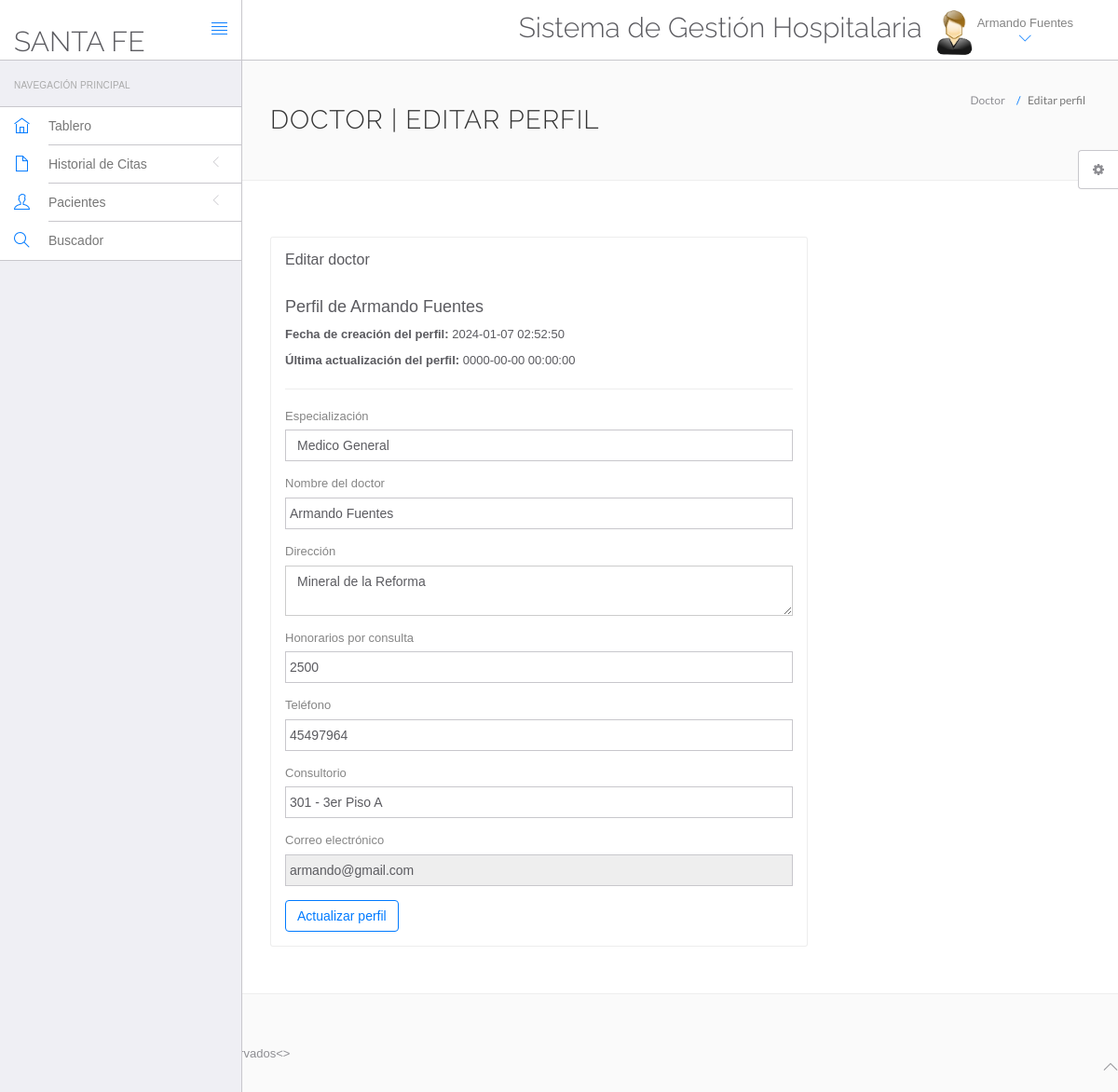
/hms/doctor/edit-profile.php (signed in), run on the app's committed database.
### tables this page shows
CREATE TABLE `doctors` (
  `id` int(11) NOT NULL AUTO_INCREMENT,
  `specilization` varchar(255) DEFAULT NULL,
  `doctorName` varchar(255) DEFAULT NULL,
  `address` longtext DEFAULT NULL,
  `docFees` varchar(255) DEFAULT NULL,
  `contactno` bigint(11) DEFAULT NULL,
  `consultorio` varchar(255) DEFAULT NULL,
  `docEmail` varchar(255) DEFAULT NULL,
  `password` varchar(255) DEFAULT NULL,
  `creationDate` timestamp NULL DEFAULT current_timestamp(),
  `updationDate` timestamp NULL DEFAULT NULL ON UPDATE current_timestamp(),
  PRIMARY KEY (`id`)
);

### hms/doctor/edit-profile.php (the view, shortened to what this page needs)
<?php
include('include/config.php');
?>
<!DOCTYPE html>
<html lang="en">
	<head>
		<link rel="stylesheet" href="vendor/bootstrap/css/bootstrap.min.css">
		<link rel="stylesheet" href="vendor/fontawesome/css/font-awesome.min.css">
		<link rel="stylesheet" href="vendor/themify-icons/themify-icons.min.css">
		<link href="vendor/animate.css/animate.min.css" rel="stylesheet" media="screen">
		<link href="vendor/perfect-scrollbar/perfect-scrollbar.min.css" rel="stylesheet" media="screen">
		<link href="vendor/switchery/switchery.min.css" rel="stylesheet" media="screen">
		<link href="vendor/bootstrap-touchspin/jquery.bootstrap-touchspin.min.css" rel="stylesheet" media="screen">
		<link href="vendor/select2/select2.min.css" rel="stylesheet" media="screen">
		<link href="vendor/bootstrap-datepicker/bootstrap-datepicker3.standalone.min.css" rel="stylesheet" media="screen">
		<link href="vendor/bootstrap-timepicker/bootstrap-timepicker.min.css" rel="stylesheet" media="screen">
		<link rel="stylesheet" href="assets/css/styles.css">
		<link rel="stylesheet" href="assets/css/plugins.css">
		<link rel="stylesheet" href="assets/css/themes/theme-1.css" id="skin_color" />
	</head>
	<body>
		<div id="app">
<?php include('include/sidebar.php');?>
			<div class="app-content">
				<?php include('include/header.php');?>
				<div class="main-content" >
					<div class="wrap-content container" id="container">
						<section id="page-title">
							<div class="row">
								<div class="col-sm-8">
									<h1 class="mainTitle">Doctor | Editar perfil</h1>
																	</div>
								<ol class="breadcrumb">
									<li>
										<span>Doctor</span>
									</li>
									<li class="active">
										<span>Editar perfil</span>
									</li>
								</ol>
							</div>
						</section>
						<div class="container-fluid container-fullw bg-white">
							<div class="row">
								<div class="col-md-12">
									<div class="row margin-top-30">
										<div class="col-lg-8 col-md-12">
											<div class="panel panel-white">
												<div class="panel-heading">
													<h5 class="panel-title">Editar doctor</h5>
												</div>
												<div class="panel-body">
									<?php $sql=mysqli_query($con,"select * from doctors where docEmail='".$_SESSION['dlogin']."'");
while($data=mysqli_fetch_array($sql))
{
?>
<h4>Perfil de <?php echo htmlentities($data['doctorName']);?></h4>
<p><b>Fecha de creación del perfil: </b><?php echo htmlentities($data['creationDate']);?></p>
<?php if($data['updationDate']){?>
<p><b>Última actualización del perfil: </b><?php echo htmlentities($data['updationDate']);?></p>
<?php } ?>
<hr />
													<form role="form" name="adddoc" method="post" onSubmit="return valid();">
														<div class="form-group">
															<label for="DoctorSpecialization">
															Especialización
															</label>
							<select name="Doctorspecialization" class="form-control" required="required">
					<option value="<?php echo htmlentities($data['specilization']);?>">
					<?php echo htmlentities($data['specilization']);?></option>
															</select>
														</div>
<div class="form-group">
															<label for="doctorname">
																 Nombre del doctor
															</label>
	<input type="text" name="docname" class="form-control" value="<?php echo htmlentities($data['doctorName']);?>" >
														</div>
<div class="form-group">
															<label for="address">
																 Dirección
															</label>
					<textarea name="clinicaddress" class="form-control"><?php echo htmlentities($data['address']);?></textarea>
														</div>
<div class="form-group">
															<label for="fess">
																 Honorarios por consulta
															</label>
		<input type="text" name="docfees" class="form-control" required="required"  value="<?php echo htmlentities($data['docFees']);?>" >
														</div>
<div class="form-group">
									<label for="fess">
																 Teléfono
															</label>
					<input type="text" name="doccontact" class="form-control" required="required"  value="<?php echo htmlentities($data['contactno']);?>">
														</div>
<div class="form-group">
									<label for="fess">
																Consultorio
															</label>
					<input type="text" name="consultorio" class="form-control" required="required"  value="<?php echo htmlentities($data['consultorio']);?>">
														</div>
<div class="form-group">
									<label for="fess">
																 Correo electrónico
															</label>
					<input type="email" name="docemail" class="form-control"  readonly="readonly"  value="<?php echo htmlentities($data['docEmail']);?>">
														</div>
														<?php } ?>
														<button type="submit" name="submit" class="btn btn-o btn-primary">
															Actualizar perfil
														</button>
													</form>
												</div>
											</div>
										</div>
											</div>
										</div>
								</div>
					</div>
				</div>
			</div>
	<?php include('include/footer.php');?>
	<?php include('include/setting.php');?>
			<>
		</div>
	</body>
</html>

### hms/doctor/include/header.php (shortened to what this page needs)
<header class="navbar navbar-default navbar-static-top">
    <div class="navbar-header">
        <a class="navbar-brand" href="#">
            <h2 style="padding-top:20% ">SANTA FE</h2>
        </a>
        <a href="#" class="sidebar-toggler pull-right visible-md visible-lg" data-toggle-class="app-sidebar-closed" data-toggle-target="#app">
            <i class="ti-align-justify"></i>
        </a>
    </div>
    <div class="navbar-collapse collapse">
        <ul class="nav navbar-right">
            <li style="padding-top:2% ">
                <h2>Sistema de Gestión Hospitalaria</h2>
            </li>
            <li class="dropdown current-user">
                <a href="#" class="dropdown-toggle" data-toggle="dropdown">
                    <img src="assets/images/images.jpg"> <span class="username">
                    <?php $query=mysqli_query($con, "select doctorName from doctors where id='".$_SESSION['id']."'");
while($row=mysqli_fetch_array($query))
{
    echo $row['doctorName'];
}
                    ?> <i class="ti-angle-down"></i></i></span>
                </a>
            </li>
        </ul>
    </div>
</header>

### hms/doctor/assets/css/themes/theme-1.css (style rules this page uses)
body { background: #FAFAFA; }
header .navbar-header { background: #ffffff !important; border-right-color: #c8c7cc !important; border-bottom-color: #c8c7cc !important; }
header .navbar-header .sidebar-toggler, header .navbar-header .sidebar-mobile-toggler { color: #007aff !important; }
header .navbar-header .navbar-brand { color: #777 !important; }
header .navbar-collapse { background: #ffffff !important; border-bottom-color: #c8c7cc !important; box-shadow: none !important; }
header .navbar-collapse .navbar-right > li > a { color: #777; }
header .navbar-collapse .navbar-right > li > a i { color: #007aff !important; }

### data on the page
doctors: doctorName "Armando Fuentes", creationDate "2024-01-07 02:52:50", updationDate "0000-00-00 00:00:00", Doctorspecialization "Medico General", docname "Armando Fuentes", clinicaddress "Mineral de la Reforma", docfees "2500", doccontact "45497964", consultorio "301 - 3er Piso A", docemail "armando@gmail.com"
